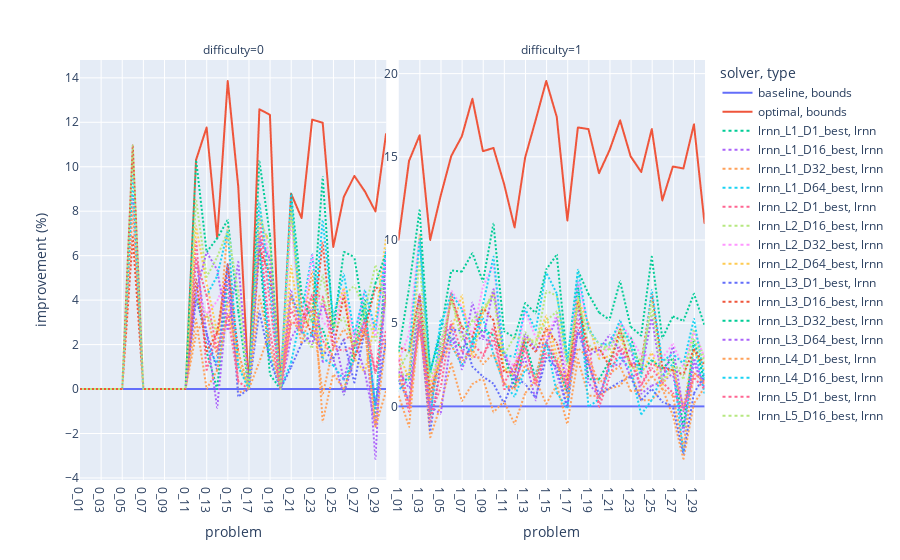
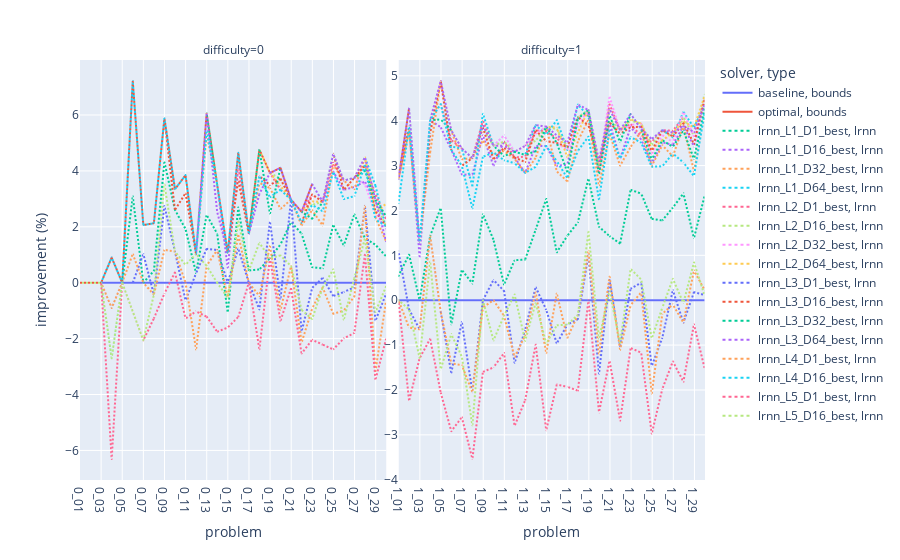

Source (notebook cell) for these figures, in order:
### Markdown cell above
# Relative difference plots

### Code cell
include_sample = 0
plot_difference(absolute=False, include_sample=include_sample, layers=layers, dimensions=dimensions)
